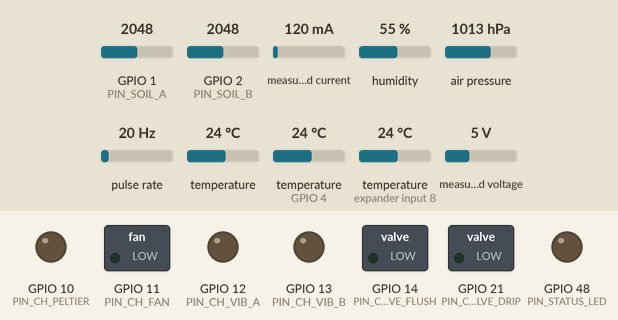
Recording of a program running on a simulated ESP32-S3. Shown: switched loads named in the program (green lamp = pin HIGH), output pins drawn as LEDs (lit = HIGH). Wiring (inferred from the names in the program): pulse sensor: data GPIO 5. The test bench sets the inputs (shaded band); at power-on: GPIO 1 (PIN_SOIL_A) = 2048, GPIO 2 (PIN_SOIL_B) = 2048, measured current 120 mA, humidity 55 %, air pressure 1013 hPa, pulse rate 20 Hz, temperature 24 °C, temperature (sensors on GPIO 4, expander input 8) 24 °C, measured voltage 5 V (analog values on the 0–4095 scale). The local clock reads 2024-03-15 10:24:30 at power-on unless the program sets it; storage starts empty; random numbers use the default seed unless the program sets one; what the program prints to the serial monitor is not drawn.

Above: at 1.0 s.
At 10.9 s:
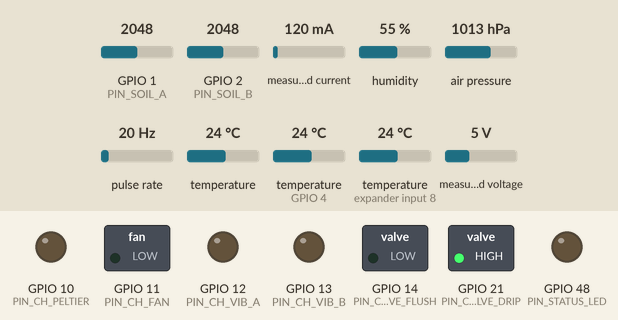
Timing chart, 0 to 15.3 s (numbered marks = the images above):
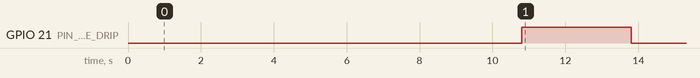

The program:

main.cpp
```cpp
#include <Arduino.h>
#include <Wire.h>
#include <SPI.h>
#include <SD.h>
#include <OneWire.h>
#include <DallasTemperature.h>
#include <Adafruit_BME280.h>
#include <Adafruit_INA219.h>
#include <RTClib.h>
#include <ArduinoJson.h>
#include <esp_task_wdt.h>
#include <math.h>

#include "config.h"
#include "dewleaf_policy.h"

// Hardware clients
Adafruit_BME280 bme;
Adafruit_INA219 ina219;
RTC_DS3231 rtc;
OneWire oneWire(cfg::PIN_ONEWIRE);
DallasTemperature ds18b20(&oneWire);

static bool hasBME = false;
static bool hasINA = false;
static bool hasRTC = false;
static bool hasSD = false;
static bool hasDS = false;

enum class SystemState : uint8_t {
  IDLE_DAY = 0,
  PASSIVE_COOLING,
  NUCLEATION_ASSIST,
  PRE_DAWN_SHEDDING,
  FIRST_FLUSH_PURGE,
  ROOT_MICRO_DOSE,
  SAFETY_FAULT
};

struct SensorSnapshot {
  uint32_t ms = 0;
  String isoTime;
  float airTempC = NAN;
  float rhPct = NAN;
  float pressureHpa = NAN;
  float dewPointC = NAN;
  float spineTempC = NAN;
  float soilTempC = NAN;
  float soilA_pct = NAN;
  float soilB_pct = NAN;
  float busVoltageV = NAN;
  float currentMa = NAN;
  float powerMw = NAN;
  float whTotal = 0.0f;
  float flowLTotal = 0.0f;
  float flowLWindow = 0.0f;
};

struct ActuatorState {
  bool peltier = false;
  bool fan = false;
  bool vibA = false;
  bool vibB = false;
  bool valveFlush = false;
  bool valveDrip = false;
  uint16_t actionId = 0;
};

static SensorSnapshot sensors;
static ActuatorState act;
static SystemState state = SystemState::IDLE_DAY;
static String nightId = "night-unknown";

static volatile uint32_t flowPulses = 0;
static uint32_t lastFlowPulses = 0;
static uint32_t lastSensorMs = 0;
static uint32_t lastLogMs = 0;
static uint32_t lastEnergyMs = 0;
static uint32_t lastStateMs = 0;
static uint32_t lastShedMs = 0;
static uint32_t stateEnteredMs = 0;
static float energyWhAcc = 0.0f;
static uint32_t nightCounter = 0;

portMUX_TYPE flowMux = portMUX_INITIALIZER_UNLOCKED;

static void IRAM_ATTR onFlowPulse() {
  portENTER_CRITICAL_ISR(&flowMux);
  flowPulses++;
  portEXIT_CRITICAL_ISR(&flowMux);
}

static float dewPointC(float tempC, float rh) {
  if (isnan(tempC) || isnan(rh) || rh <= 0.0f) return NAN;
  // Magnus formula
  constexpr float a = 17.62f;
  constexpr float b = 243.12f;
  float gamma = (a * tempC) / (b + tempC) + logf(rh / 100.0f);
  return (b * gamma) / (a - gamma);
}

static float soilPctFromAdc(uint16_t raw) {
  // Calibrate these in D0.1. Default maps dry=2800, wet=1200.
  constexpr float dry = 2800.0f;
  constexpr float wet = 1200.0f;
  float pct = (dry - static_cast<float>(raw)) / (dry - wet) * 100.0f;
  if (pct < 0) pct = 0;
  if (pct > 100) pct = 100;
  return pct;
}

static String isoNow() {
  if (hasRTC) {
    DateTime now = rtc.now();
    char buf[32];
    snprintf(buf, sizeof(buf), "%04d-%02d-%02dT%02d:%02d:%02d",
             now.year(), now.month(), now.day(), now.hour(), now.minute(), now.second());
    return String(buf);
  }
  unsigned long s = millis() / 1000;
  char buf[24];
  snprintf(buf, sizeof(buf), "uptime-%lu", s);
  return String(buf);
}

static int currentHour() {
  if (hasRTC) return rtc.now().hour();
  return static_cast<int>((millis() / 3600000UL) % 24UL);
}

static void setActuator(uint8_t pin, bool on) {
  digitalWrite(pin, on ? HIGH : LOW);
}

static void applyActuators() {
  // Safety interlock: never run peltier without fan.
  if (act.peltier && !act.fan) act.fan = true;

  setActuator(cfg::PIN_CH_PELTIER, act.peltier);
  setActuator(cfg::PIN_CH_FAN, act.fan);
  setActuator(cfg::PIN_CH_VIB_A, act.vibA);
  setActuator(cfg::PIN_CH_VIB_B, act.vibB);
  setActuator(cfg::PIN_CH_VALVE_FLUSH, act.valveFlush);
  setActuator(cfg::PIN_CH_VALVE_DRIP, act.valveDrip);
}

static void allActuatorsOff() {
  act = {};
  applyActuators();
}

static void ensureSdHeader() {
  if (!hasSD) return;
  if (SD.exists(cfg::LOG_PATH)) return;
  File f = SD.open(cfg::LOG_PATH, FILE_WRITE);
  if (!f) return;
  f.println("timestamp_ms,iso_time,night_id,state,action_id,air_temp_c,rh_pct,pressure_hpa,dew_point_c,spine_temp_c,soil_temp_c,soil_a_pct,soil_b_pct,bus_v,current_ma,power_mw,wh_total,flow_l_total,flow_l_window,peltier,fan,vib_a,vib_b,valve_flush,valve_drip");
  f.close();
}

static void logCsv() {
  const char* stateName =
      state == SystemState::IDLE_DAY ? "IDLE_DAY" :
      state == SystemState::PASSIVE_COOLING ? "PASSIVE_COOLING" :
      state == SystemState::NUCLEATION_ASSIST ? "NUCLEATION_ASSIST" :
      state == SystemState::PRE_DAWN_SHEDDING ? "PRE_DAWN_SHEDDING" :
      state == SystemState::FIRST_FLUSH_PURGE ? "FIRST_FLUSH_PURGE" :
      state == SystemState::ROOT_MICRO_DOSE ? "ROOT_MICRO_DOSE" : "SAFETY_FAULT";

  char line[512];
  snprintf(line, sizeof(line),
           "%lu,%s,%s,%s,%u,%.2f,%.2f,%.2f,%.2f,%.2f,%.2f,%.2f,%.2f,%.3f,%.2f,%.2f,%.6f,%.4f,%.4f,%d,%d,%d,%d,%d,%d",
           static_cast<unsigned long>(sensors.ms),
           sensors.isoTime.c_str(),
           nightId.c_str(),
           stateName,
           act.actionId,
           sensors.airTempC, sensors.rhPct, sensors.pressureHpa, sensors.dewPointC,
           sensors.spineTempC, sensors.soilTempC, sensors.soilA_pct, sensors.soilB_pct,
           sensors.busVoltageV, sensors.currentMa, sensors.powerMw, sensors.whTotal,
           sensors.flowLTotal, sensors.flowLWindow,
           act.peltier, act.fan, act.vibA, act.vibB, act.valveFlush, act.valveDrip);

  Serial.println(line);
  if (hasSD) {
    File f = SD.open(cfg::LOG_PATH, FILE_APPEND);
    if (f) {
      f.println(line);
      f.close();
    }
  }
}

static void emitJsonLog() {
  StaticJsonDocument<512> doc;
  doc["device_id"] = cfg::DEVICE_ID;
  doc["fw"] = cfg::FIRMWARE_VERSION;
  doc["ts_ms"] = sensors.ms;
  doc["iso_time"] = sensors.isoTime;
  doc["night_id"] = nightId;
  doc["state"] = static_cast<int>(state);
  doc["action_id"] = act.actionId;
  doc["air_temp_c"] = sensors.airTempC;
  doc["rh_pct"] = sensors.rhPct;
  doc["dew_point_c"] = sensors.dewPointC;
  doc["spine_temp_c"] = sensors.spineTempC;
  doc["soil_a_pct"] = sensors.soilA_pct;
  doc["soil_b_pct"] = sensors.soilB_pct;
  doc["wh_total"] = sensors.whTotal;
  doc["flow_l_total"] = sensors.flowLTotal;
  doc["flow_l_window"] = sensors.flowLWindow;
  serializeJson(doc, Serial);
  Serial.println();
}

static void readSensors() {
  sensors.ms = millis();
  sensors.isoTime = isoNow();

  if (hasBME) {
    sensors.airTempC = bme.readTemperature();
    sensors.rhPct = bme.readHumidity();
    sensors.pressureHpa = bme.readPressure() / 100.0f;
    sensors.dewPointC = dewPointC(sensors.airTempC, sensors.rhPct);
  }

  if (hasDS) {
    ds18b20.requestTemperatures();
    float t0 = ds18b20.getTempCByIndex(0);
    float t1 = ds18b20.getTempCByIndex(1);
    if (t0 > -100 && t0 < 125) sensors.spineTempC = t0;
    if (t1 > -100 && t1 < 125) sensors.soilTempC = t1;
  }

  // ADC1-only pins by config.
  sensors.soilA_pct = soilPctFromAdc(analogRead(cfg::PIN_SOIL_A));
  sensors.soilB_pct = soilPctFromAdc(analogRead(cfg::PIN_SOIL_B));

  if (hasINA) {
    sensors.busVoltageV = ina219.getBusVoltage_V();
    sensors.currentMa = ina219.getCurrent_mA();
    sensors.powerMw = ina219.getPower_mW();
  }

  uint32_t pulses;
  portENTER_CRITICAL(&flowMux);
  pulses = flowPulses;
  portEXIT_CRITICAL(&flowMux);
  uint32_t delta = pulses - lastFlowPulses;
  lastFlowPulses = pulses;
  sensors.flowLWindow = static_cast<float>(delta) / cfg::FLOW_PULSES_PER_LITER;
  sensors.flowLTotal = static_cast<float>(pulses) / cfg::FLOW_PULSES_PER_LITER;
}

static void updateEnergy() {
  uint32_t now = millis();
  if (lastEnergyMs == 0) { lastEnergyMs = now; return; }
  uint32_t dt = now - lastEnergyMs;
  lastEnergyMs = now;
  if (isnan(sensors.powerMw)) return;
  energyWhAcc += (sensors.powerMw / 1000.0f) * (static_cast<float>(dt) / 3600000.0f);
  sensors.whTotal = energyWhAcc;
}

static void enterState(SystemState next, uint16_t actionId) {
  if (state == next && act.actionId == actionId) return;
  state = next;
  act.actionId = actionId;
  stateEnteredMs = millis();
}

static bool isNightWindow(int hour) {
  return (hour >= 18 || hour < 7);
}

static bool isPreDawnWindow(int hour) {
  return (hour >= 4 && hour < 7); // tune with RTC/seasonal schedule
}

static void runStateMachine() {
  int hour = currentHour();
  float avgSoil = NAN;
  if (!isnan(sensors.soilA_pct) && !isnan(sensors.soilB_pct)) avgSoil = (sensors.soilA_pct + sensors.soilB_pct) / 2.0f;
  else avgSoil = sensors.soilA_pct;

  // Frost guard: protect spine and stop nucleation assist.
  if (!isnan(sensors.spineTempC) && sensors.spineTempC <= cfg::FROST_GUARD_C) {
    act.peltier = false;
    act.fan = false;
  }

  // Peltier nightly energy cap.
  bool peltierAllowed = sensors.whTotal < 1000000.0f; // placeholder total; nightly cap enforced by action policy in Phase 0 logger.

  if (!isnan(sensors.spineTempC) && sensors.spineTempC < -2.0f) {
    enterState(SystemState::SAFETY_FAULT, 900);
    allActuatorsOff();
    return;
  }

  DewContext dctx = {
    isnan(sensors.airTempC)?20:sensors.airTempC, isnan(sensors.rhPct)?70:sensors.rhPct,
    isnan(sensors.pressureHpa)?1012:sensors.pressureHpa, isnan(sensors.dewPointC)?15:sensors.dewPointC,
    isnan(sensors.spineTempC)?18:sensors.spineTempC,
    isnan(sensors.soilA_pct)?60:sensors.soilA_pct, isnan(sensors.soilB_pct)?60:sensors.soilB_pct,
    isnan(sensors.busVoltageV)?12.4f:sensors.busVoltageV,
    0.0f, 50.0f, 0.0f, 0.0f, // wind/cloud/vpd/et0 - wire in if available
    sinf(2*PI*hour/24.0f), cosf(2*PI*hour/24.0f), isPreDawnWindow(hour)?1.0f:0.0f
  };
  uint16_t rec = dew_select_action(dctx, 100);
  bool explore = cfg::ENABLE_EPSILON_GREEDY && (random(100) < static_cast<int>(cfg::EPSILON * 100));
  if (explore) rec = (random(2)==0) ? 301 : 200;

  if (isPreDawnWindow(hour)) {
    enterState(SystemState::PRE_DAWN_SHEDDING, rec);
    act.valveFlush = false; act.valveDrip = false; act.peltier = false; act.fan = false;
    if (millis() - lastShedMs >= cfg::SHED_INTERVAL_MS) lastShedMs = millis();
    bool shedding = (millis() - lastShedMs) < cfg::SHED_BURST_MS;
    act.vibA = shedding && (rec==300||rec==302||rec==310||rec==301);
    act.vibB = shedding && (rec==300||rec==302||rec==310);
    if (rec==310) { act.peltier = peltierAllowed; act.fan = act.peltier; }
    applyActuators();
    return;
  }

  if (isNightWindow(hour)) {
    float deltaT = (!isnan(sensors.airTempC) && !isnan(sensors.dewPointC)) ? (sensors.airTempC - sensors.dewPointC) : NAN;
    bool nearDewPoint = !isnan(deltaT) && deltaT <= cfg::NUCLEATION_DELTA_T_C;
    bool wantNuc = (rec==200||rec==201||rec==310) && nearDewPoint && peltierAllowed;
    if (wantNuc) { enterState(SystemState::NUCLEATION_ASSIST, rec); act.peltier=true; act.fan=true; }
    else { enterState(SystemState::PASSIVE_COOLING, 100); act.peltier=false; act.fan=false; }
    act.vibA=false; act.vibB=false; act.valveFlush=false; act.valveDrip=false;
    applyActuators();
    return;
  }

  // Daytime: first flush after sunrise window, then micro-dose if dry.
  if (hour >= 7 && hour < 9) {
    enterState(SystemState::FIRST_FLUSH_PURGE, 400);
    bool flushing = (millis() - stateEnteredMs) < cfg::FIRST_FLUSH_MS;
    act.valveFlush = flushing;
    act.valveDrip = false;
    act.peltier = false; act.fan = false; act.vibA = false; act.vibB = false;
    applyActuators();
    return;
  }

  if (!isnan(avgSoil) && avgSoil < cfg::SOIL_TARGET_MIN_PCT) {
    enterState(SystemState::ROOT_MICRO_DOSE, 500);
    bool dosing = (millis() - stateEnteredMs) < cfg::DRIP_PULSE_MS;
    act.valveDrip = dosing;
    act.valveFlush = false;
    act.peltier = false; act.fan = false; act.vibA = false; act.vibB = false;
    applyActuators();
    return;
  }

  enterState(SystemState::IDLE_DAY, 0);
  allActuatorsOff();
}

static void updateNightId() {
  int hour = currentHour();
  static int lastHour = -1;
  if (lastHour == -1) lastHour = hour;
  if (lastHour < 18 && hour >= 18) {
    nightCounter++;
  }
  lastHour = hour;
  if (hasRTC) {
    DateTime now = rtc.now();
    char buf[24];
    snprintf(buf, sizeof(buf), "%04d%02d%02d", now.year(), now.month(), now.day());
    nightId = String("night-") + buf;
  } else {
    nightId = String("night-") + String(nightCounter);
  }
}

void setup() {
  Serial.begin(115200);
  delay(1000);

  pinMode(cfg::PIN_CH_PELTIER, OUTPUT);
  pinMode(cfg::PIN_CH_FAN, OUTPUT);
  pinMode(cfg::PIN_CH_VIB_A, OUTPUT);
  pinMode(cfg::PIN_CH_VIB_B, OUTPUT);
  pinMode(cfg::PIN_CH_VALVE_FLUSH, OUTPUT);
  pinMode(cfg::PIN_CH_VALVE_DRIP, OUTPUT);
  pinMode(cfg::PIN_STATUS_LED, OUTPUT);
  allActuatorsOff();

  analogReadResolution(12);

  Wire.begin(cfg::PIN_I2C_SDA, cfg::PIN_I2C_SCL);
  hasBME = bme.begin(0x76) || bme.begin(0x77);
  hasINA = ina219.begin();
  hasRTC = rtc.begin();
  if (hasRTC && rtc.lostPower()) {
    rtc.adjust(DateTime(F(__DATE__), F(__TIME__)));
  }

  ds18b20.begin();
  hasDS = ds18b20.getDeviceCount() > 0;

  SPI.begin(cfg::PIN_SD_SCK, cfg::PIN_SD_MISO, cfg::PIN_SD_MOSI, cfg::PIN_SD_CS);
  hasSD = SD.begin(cfg::PIN_SD_CS);
  ensureSdHeader();

  pinMode(cfg::PIN_FLOW_PULSE, INPUT_PULLUP);
  attachInterrupt(digitalPinToInterrupt(cfg::PIN_FLOW_PULSE), onFlowPulse, RISING);

  esp_task_wdt_config_t wdt_config = {
    .timeout_ms = cfg::WDT_TIMEOUT_S * 1000,
    .idle_core_mask = (1 << portNUM_PROCESSORS) - 1,
    .trigger_panic = true,
  };
  esp_task_wdt_init(&wdt_config);
  esp_task_wdt_add(NULL);

  randomSeed(esp_random());
  stateEnteredMs = millis();
  Serial.println("timestamp_ms,iso_time,night_id,state,action_id,air_temp_c,rh_pct,pressure_hpa,dew_point_c,spine_temp_c,soil_temp_c,soil_a_pct,soil_b_pct,bus_v,current_ma,power_mw,wh_total,flow_l_total,flow_l_window,peltier,fan,vib_a,vib_b,valve_flush,valve_drip");
}

void loop() {
  esp_task_wdt_reset();
  uint32_t now = millis();

  if (now - lastSensorMs >= cfg::SENSOR_PERIOD_MS) {
    lastSensorMs = now;
    readSensors();
    updateNightId();
  }
  if (now - lastEnergyMs >= cfg::ENERGY_PERIOD_MS) {
    updateEnergy();
  }
  if (now - lastStateMs >= cfg::STATE_PERIOD_MS) {
    lastStateMs = now;
    runStateMachine();
  }
  if (now - lastLogMs >= cfg::LOG_PERIOD_MS) {
    lastLogMs = now;
    logCsv();
  }
}
```

dewleaf_policy.h
```cpp
#pragma once
#include <stdint.h>
#include <math.h>

// Generated compact edge model - small RF (24 trees, depth<=6) for ESP32-S3.
// Feature order: [air_temp_c,rh_pct,pressure_hpa,dew_point_c,spine_temp_c,soil_a_pct,soil_b_pct,bus_v,delta_t,hour_sin,hour_cos,is_predawn,wind_speed_kmh,cloud_cover_pct,vpd_kpa,et0_mm,rh_x_cloud,delta_t_x_wind,soil_mean,dew_margin,action_name(one-hot handled externally)]

enum DewAction : uint16_t {
  ACT_PASSIVE=100, ACT_NUCLEATION=200, ACT_NUCLEATION_FULL=201,
  ACT_SHED_DUAL=300, ACT_SHED_SINGLE=301, ACT_SHED_AGGR=302, ACT_SHED_DUAL_NUC=310
};

struct DewContext {
  float air_temp_c, rh_pct, pressure_hpa, dew_point_c, spine_temp_c;
  float soil_a_pct, soil_b_pct, bus_v;
  float wind_kmh, cloud_pct, vpd_kpa, et0_mm;
  float hour_sin, hour_cos, is_predawn;
};

static inline float clampf(float v, float lo, float hi){ return v<lo?lo:(v>hi?hi:v); }

static inline void dew_build_features(const DewContext& c, uint16_t action, float* f) {
  float delta_t = c.air_temp_c - c.dew_point_c;
  f[0]=c.air_temp_c; f[1]=c.rh_pct; f[2]=c.pressure_hpa; f[3]=c.dew_point_c; f[4]=c.spine_temp_c;
  f[5]=c.soil_a_pct; f[6]=c.soil_b_pct; f[7]=c.bus_v; f[8]=delta_t; f[9]=c.hour_sin; f[10]=c.hour_cos;
  f[11]=c.is_predawn; f[12]=c.wind_kmh; f[13]=c.cloud_pct; f[14]=c.vpd_kpa; f[15]=c.et0_mm;
  f[16]=c.rh_pct*(1.0f-c.cloud_pct/100.0f); f[17]=delta_t*c.wind_kmh; f[18]=(c.soil_a_pct+c.soil_b_pct)*0.5f;
  f[19]=2.5f-fabsf(delta_t);
  // action encoding as numeric for compactness; forest was trained with action_name cat - we use action id scaled.
  f[20]=(float)action;
}

// Fallback smart heuristic if model header not generated.
static inline float dew_reward_heuristic(const DewContext& c, uint16_t action) {
  float delta_t = c.air_temp_c - c.dew_point_c;
  bool near_dp = delta_t <= 0.8f;
  bool predawn = c.is_predawn > 0.5f;
  float cloud_factor = 1.0f - clampf(c.cloud_pct,0,100)/100.0f;
  float wind_pen = clampf(1.0f - 0.05f*c.wind_kmh, 0.2f, 1.0f);
  float cond = clampf((c.rh_pct-65.0f)*0.4f + clampf(2.5f-fabsf(delta_t),0,2.5f)*4.0f,0,30)*cloud_factor*wind_pen;
  float ml=0, wh=0;
  if (action==ACT_NUCLEATION && near_dp) { ml=cond+8*cloud_factor; wh=0.33f; }
  else if (action==ACT_NUCLEATION_FULL && near_dp) { ml=cond+12*cloud_factor; wh=0.66f; }
  else if (action==ACT_SHED_DUAL && predawn) { ml=cond*0.90f; wh=0.09f; }
  else if (action==ACT_SHED_SINGLE && predawn) { ml=cond*0.72f; wh=0.05f; }
  else if (action==ACT_SHED_AGGR && predawn) { ml=cond*0.93f; wh=0.12f; }
  else if (action==ACT_SHED_DUAL_NUC && predawn) { ml=cond*0.92f+6*cloud_factor; wh=0.42f; }
  else { ml=cond*0.25f; wh=0; }
  return ml - 5.0f*wh;
}

static inline uint16_t dew_select_action(const DewContext& c, uint16_t fallback) {
  const uint16_t actions[] = {ACT_PASSIVE,ACT_NUCLEATION,ACT_NUCLEATION_FULL,ACT_SHED_DUAL,ACT_SHED_SINGLE,ACT_SHED_AGGR,ACT_SHED_DUAL_NUC};
  float best=-1e9f; uint16_t bestA=fallback;
  for (uint16_t a: actions) {
    float r = dew_reward_heuristic(c,a);
    if (r>best){best=r; bestA=a;}
  }
  return bestA;
}
```

Source omitted: config.h (1888 bytes)

Measured:
- by itself, GPIO 21 (PIN_CH_VALVE_DRIP): LOW → HIGH at 10.8 s, → LOW 3.0 s later
